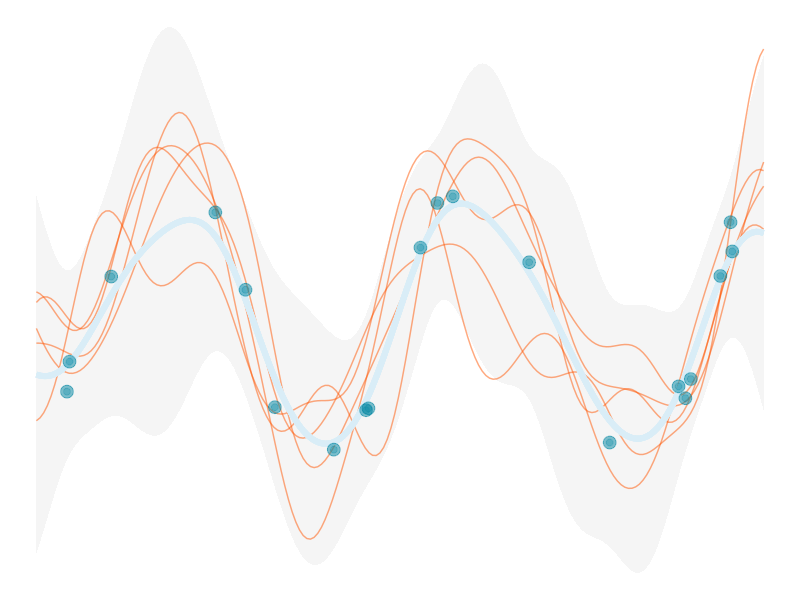

Generate this figure with R:
## ---- chunk 1
#| label: title-page-plot
#| echo: false
#| message: false
#| bg: transparent

library(tidyverse)
library(glue)

gp_mu <- function(x) {
    map_dbl(x, function(x) x <- 0)
}

gp_K <- function(
    x,
    y = NULL,
    l = 1,
    sigma_f = 1,
    sigma_n = .5) {
    if (!is.null(y)) {
        sigma_f * exp(-(1 / (2 * l^2)) * as.matrix(dist(x, upper = TRUE, diag = TRUE)^2)) +
            sigma_n * diag(length(x))
    } else {
        sigma_f * exp(-(1 / (2 * l^2)) * as.matrix(dist(x, upper = TRUE, diag = TRUE)^2))
    }
}

generate_gp <- function(
    n_train = 20,
    y_sd = .1,
    seed = 123) {
    set.seed(seed)

    X_train <- 15 * (runif(n_train) - .5)
    n_train <- length(X_train)

    # kept sine function for comparison to noise free result
    y_train <- sin(X_train) + rnorm(n = n_train, sd = y_sd)

    X_test <- seq(-7.5, 7.5, length = 200)
    n_test <- length(X_test)

    data <- list(
        X_train = X_train,
        y_train = y_train,
        X_test = X_test
    )
}


plot_gp <- function(
    X_train,
    y_train,
    X_test,
    n_prior = 5,
    n_post_pred = 5,
    l = 1,
    sigma_f = 1,
    sigma_n = .25,
    k_eps = 1e-8) {
    n_train <- length(X_train)
    n_test <- length(X_test)

    Ky <- gp_K(
        x = X_train,
        y = y_train,
        l = l,
        sigma_f = sigma_f,
        sigma_n = sigma_n
    )

    # initial matrix
    K_ <- gp_K(
        c(X_train, X_test),
        l = l,
        sigma_f = sigma_f,
        sigma_n = sigma_n
    )

    Kstar <- K_[1:n_train, (n_train + 1):ncol(K_)] # dim = N x N*
    tKstar <- t(Kstar) # dim = N* x N
    Kstarstar <- K_[(n_train + 1):nrow(K_), (n_train + 1):ncol(K_)] + # dim = N* x N*
        k_eps * diag(n_test) # the k_eps part is for positive definiteness

    Kyinv <- solve(Ky)

    post_mu <- gp_mu(X_test) + tKstar %*% Kyinv %*% (y_train - gp_mu(X_train))
    post_K <- Kstarstar - tKstar %*% Kyinv %*% Kstar
    s2 <- diag(post_K)

    y_pp <- data.frame(t(MASS::mvrnorm(n_post_pred, mu = post_mu, Sigma = post_K)))

    pp_data <- data.frame(
        x = X_test,
        y = y_pp,
        fmean = post_mu,
        se_lower = post_mu - 2 * sqrt(s2),
        se_upper = post_mu + 2 * sqrt(s2)
    ) %>%
        pivot_longer(starts_with("y"), names_to = "variable")

    gdat <- data.frame(
        x = X_test,
        y = y_pp,
        fmean = post_mu,
        se_lower = post_mu - 2 * sqrt(s2),
        se_upper = post_mu + 2 * sqrt(s2)
    ) %>%
        gather(
            key = variable,
            value = value,
            -x,
            -fmean,
            -se_lower,
            -se_upper
        )

    ggplot(aes(x = x, y = value), data = gdat) +
        geom_ribbon(
            aes(ymin = se_lower, ymax = se_upper, group = variable),
            fill = 'gray50',
            alpha = .01
        ) +
        geom_line(aes(group = variable), color = "#FF550080") +
        geom_line(aes(group = variable, y = fmean),
            color = "#d9edf7",
            linewidth = 2
        ) +
        geom_point(
            aes(x = X_train, y = y_train),
            size = 4,
            color = "#0085a1",
            alpha = .5,
            data = data.frame(X_train, y_train)
        ) +
        geom_point(
            aes(x = X_train, y = y_train),
            size = 2,
            color = "#0085a1",
            alpha = .25,
            data = data.frame(X_train, y_train)
        ) +
        theme_void()
}

data = generate_gp()
p = plot_gp(data$X_train, data$y_train, data$X_test)
# p
ggsave(
    p,
    filename = "img/title-page-gp.svg",
    bg = "transparent",
    width = 8,
    height = 6
)
